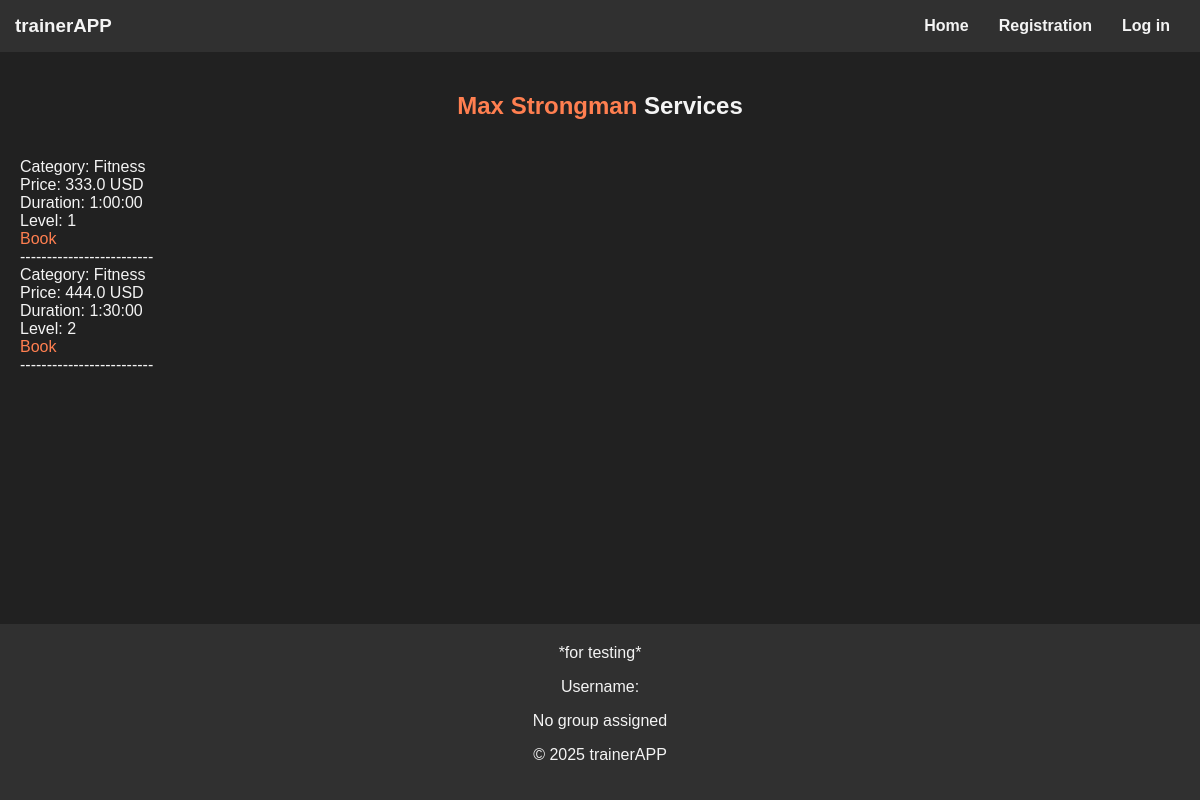
Page /trainer/13/ on the earlier database version.
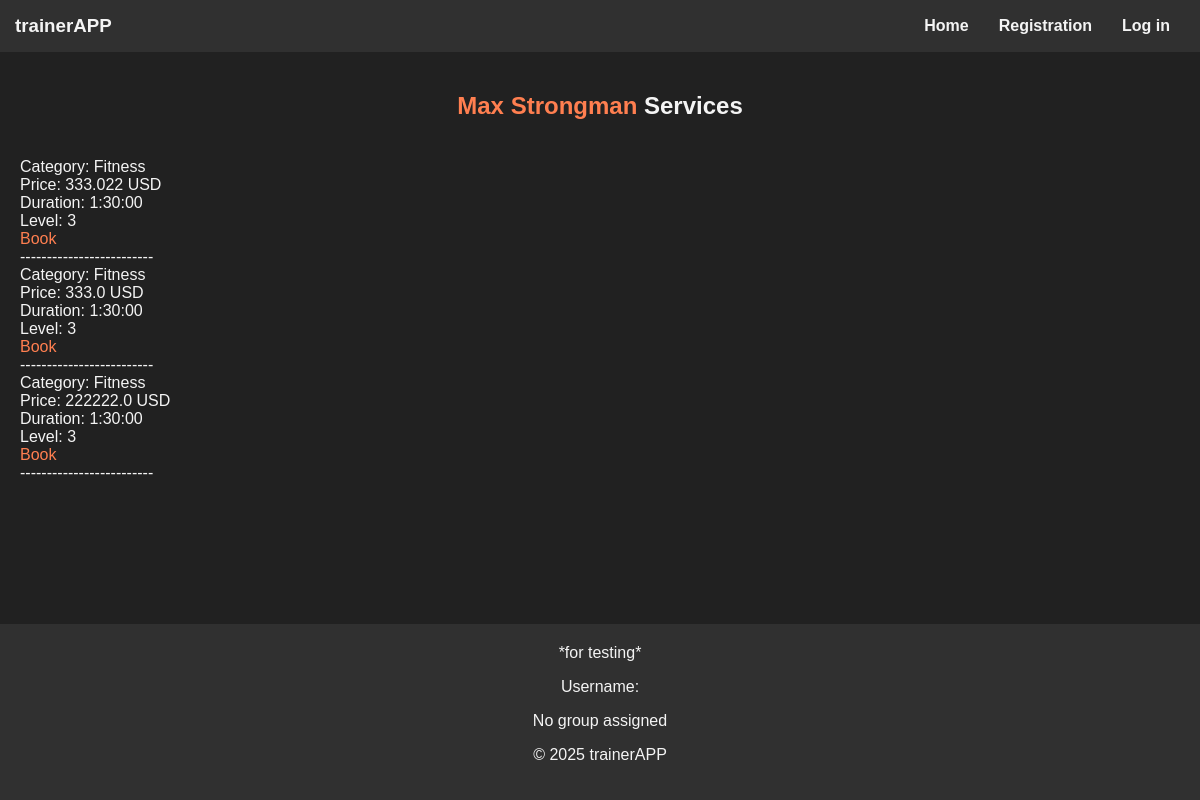
Same page on the later database version.
### trainer/models.py (models this page shows)
class Service(models.Model):
    LEVEL_CHOICES = [(1, "Novice"),
                     (2, "Medium"),
                     (3, "Advanced"), ]
    category = models.ForeignKey(Category, on_delete=models.CASCADE)
    trainer = models.ForeignKey(User, on_delete=models.CASCADE)
    price = models.FloatField()
    level = models.IntegerField(choices=LEVEL_CHOICES)
    duration = models.DurationField()

class Category(models.Model):
    name = models.CharField(max_length=256)

### trainer/views.py (the view)
# urls.py: path("<int:trainer_id>/", views.trainer_detail, name="trainer_detail"),
def trainer_detail(request, trainer_id):
    is_trainer = request.user.is_authenticated and request.user.groups.filter(name="Trainer").exists()
    service_categories = trainer.models.Category.objects.all()
    trainer_services = trainer.models.Service.objects.filter(trainer=trainer_id)
    trainer_data = User.objects.filter(id=trainer_id).first()
    form_add_service = AddTrainerService()
    form_set_working_hours = SetWorkingHours()
    form_set_description = SetDescription()
    if request.method == "POST":
        pass
    return render(request, "trainer.html", {"form_add_service": form_add_service,
                                            "form_set_working_hours": form_set_working_hours,
                                            "form_set_description": form_set_description,
                                            "is_trainer": is_trainer,
                                            "trainer": trainer_data,
                                            "trainer_id": trainer_id,
                                            "service_categories": service_categories,
                                            "trainer_services": trainer_services})

### templates/trainer.html (shortened to what this page needs)
{% extends "base.html" %}
{% block content %}
    {% if trainer_id == request.user.id %}
        <h2>My Services</h2>
    {% else %}
        <h2><a href="{% url 'users:user_details' user_id=trainer_id %}">{{ trainer.first_name }} {{ trainer.last_name }}</a> Services</h2>
    {% endif %}
        {% for service in trainer_services %}
            <br>Category: {{ service.category.name }}
            <br>Price: {{ service.price }} USD
            <br>Duration: {{ service.duration }}
            <br>Level: {{ service.level }}
                {% if not is_trainer %}
                    <br><a href="{% url 'trainer:book_service' trainer_id=trainer_id service_id=service.id %}">Book</a>
                {% endif %}
            <br>-------------------------
        {% endfor %}
{% endblock %}

Differences in the rows shown:
removed Service: category.name "Fitness", price "333.0", duration "1:00:00", level "1"
changed Service (number 1 of 3 on the later page): price "444.0" → "333.022"; level "2" → "3"
added Service: category.name "Fitness", price "333.0", duration "1:30:00", level "3"
added Service: category.name "Fitness", price "222222.0", duration "1:30:00", level "3"
